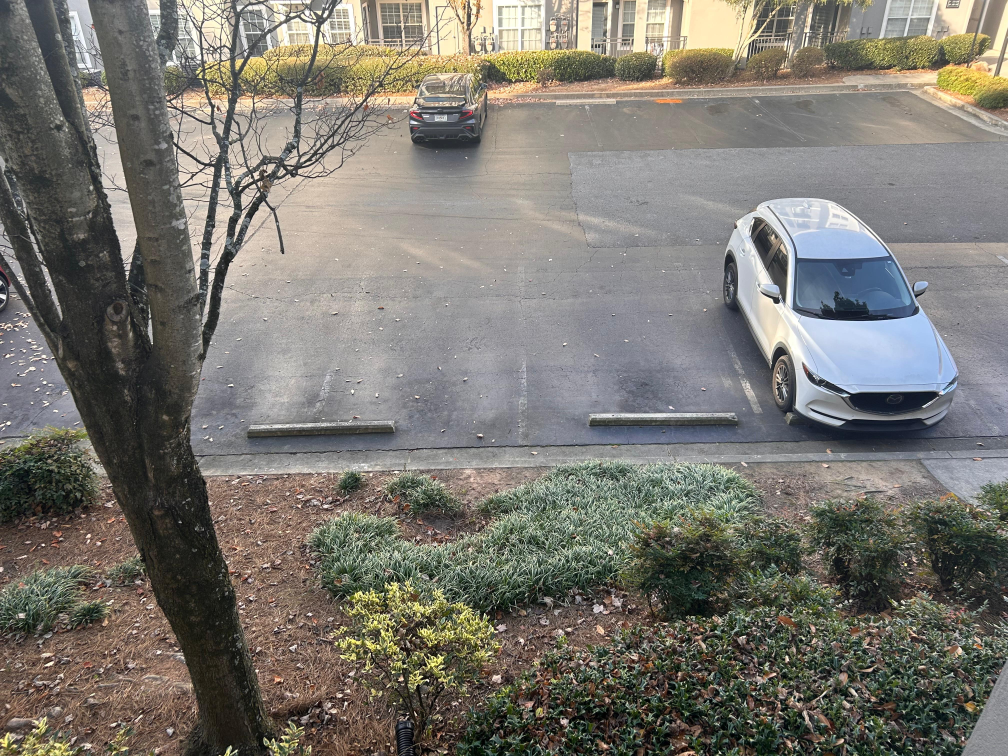
#> input picture Module4/task1/images/image1.jpeg, 4032 x 3024 px (shown at 1/4 size)
$ python -i panorama.py   (imports and definitions only)
#> lines starting #> are read from the running program, lines starting #| are printed output that depends on the picture
import cv2
import numpy as np

# [1 line not run here, left out]


# [71 lines left out: function stitch_images, not called in this run]


def stitch_collection(images_list):
    """
    High-level function for Streamlit.
    Takes a list of BGR images in order [bottom, ..., top]
    and stitches them one-by-one using stitch_images().

    Returns:
        stitched_image (BGR) or None
        message (str)
    """
    if not images_list or len(images_list) < 2:
        return None, "Need at least 2 images to stitch."

    # Start with the bottom-most image
    current_panorama = images_list[0].copy()
    print("[Panorama] Starting stitching with first image as base.")

    for idx, img_top in enumerate(images_list[1:], start=1):
        print(f"[Panorama] Stitching image {idx + 1}/{len(images_list)}...")
        if img_top is None:
            return None, f"Image at index {idx} is None."

        result = stitch_images(current_panorama, img_top)

        if result is None:
            return None, f"Stitching failed at image index {idx + 1}."

        current_panorama = result

    msg = f"Successfully stitched {len(images_list)} images."
    return current_panorama, msg

>>> import cv2
>>> picture = cv2.imread('images/image1.jpeg', cv2.IMREAD_GRAYSCALE)
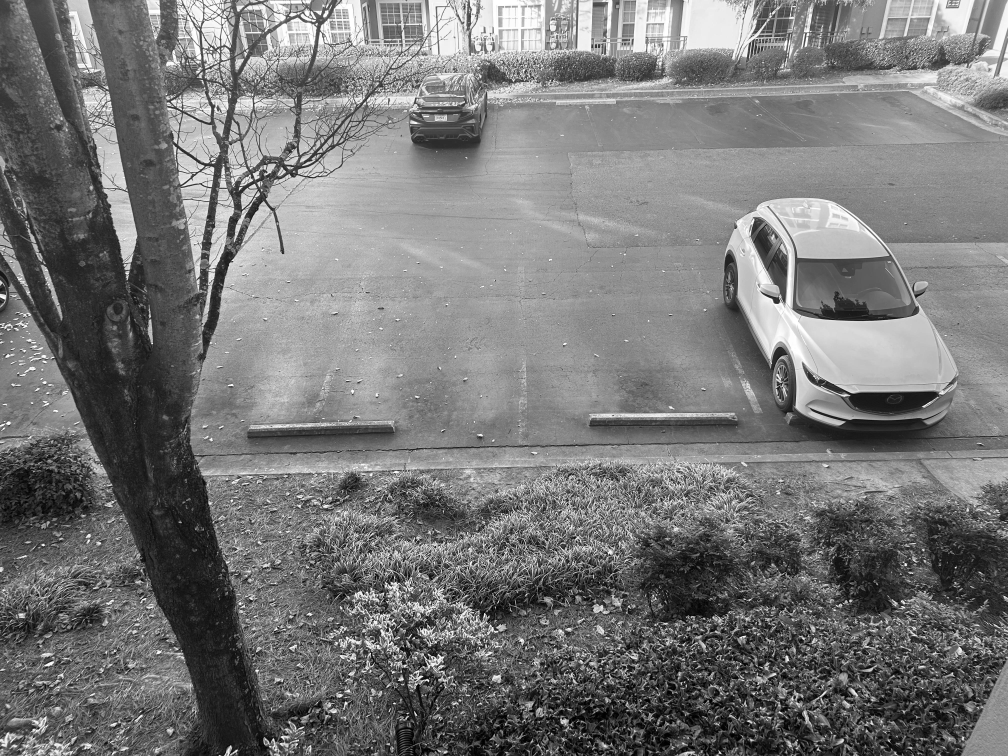
#> picture: shape (3024, 4032) (shown at 1/4 size); min 0, max 255, mean 119.4
#> (the run stopped early here; a loop or call above may not have finished)

$ run again, on Module4/task1/images/image2.jpeg
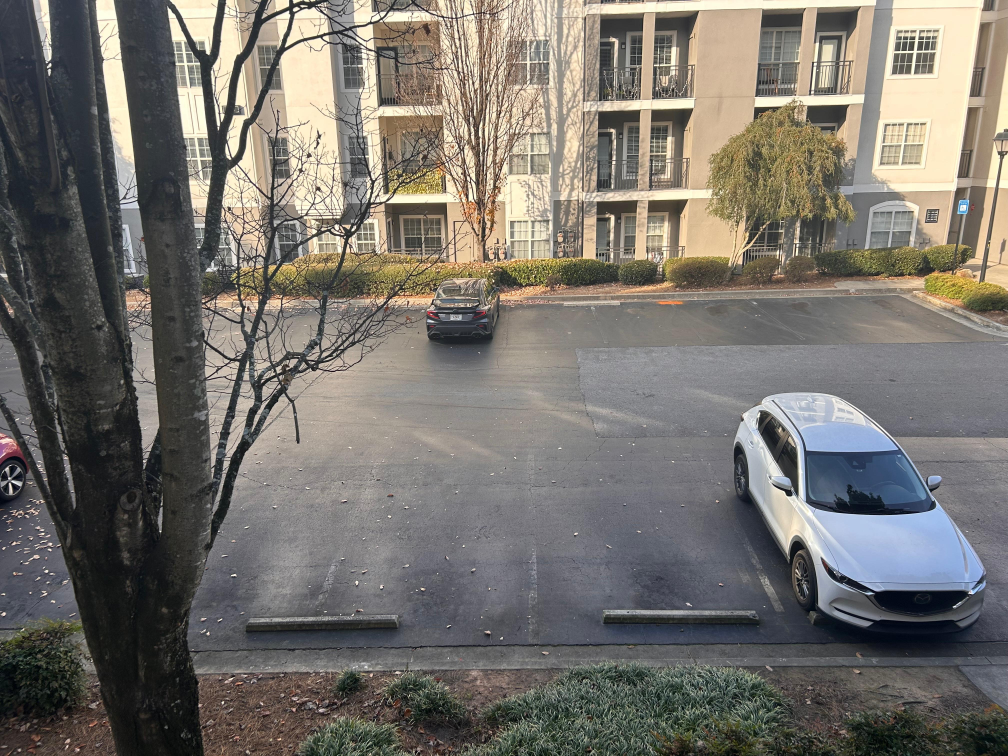
#> input picture Module4/task1/images/image2.jpeg, 4032 x 3024 px (shown at 1/4 size)
#> `picture = cv2.imread('images/image1.jpeg', cv2.IMREAD_GRAYSCALE)`:
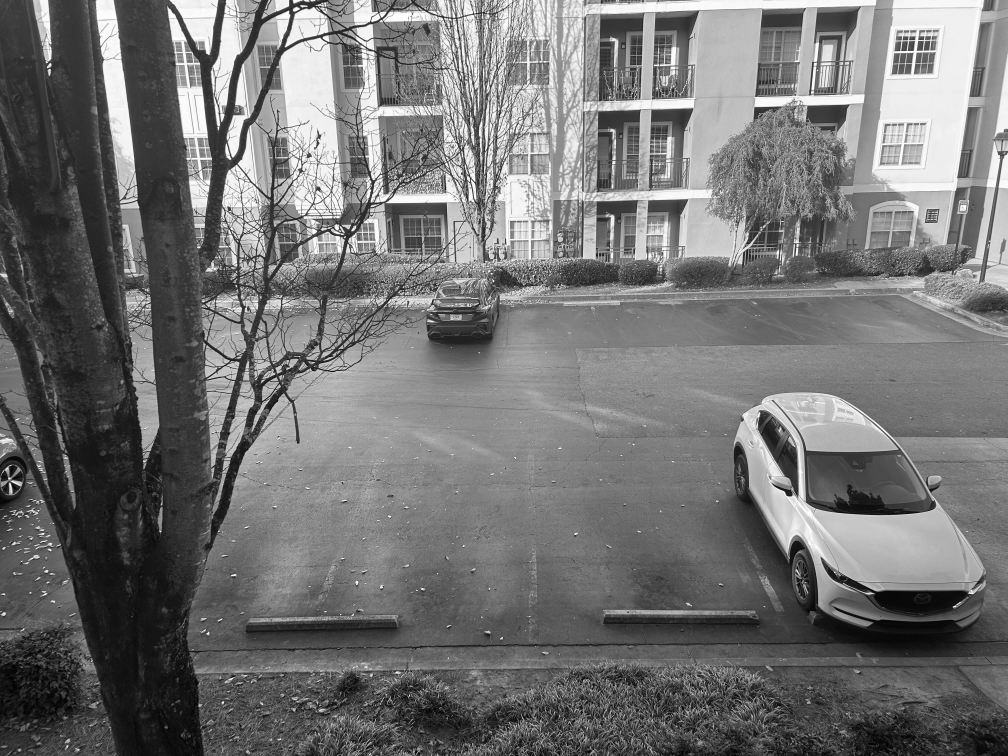
#> picture: shape (3024, 4032) (shown at 1/4 size); min 0, max 255, mean 115

$ run again, on Module4/task1/images/image3.jpeg
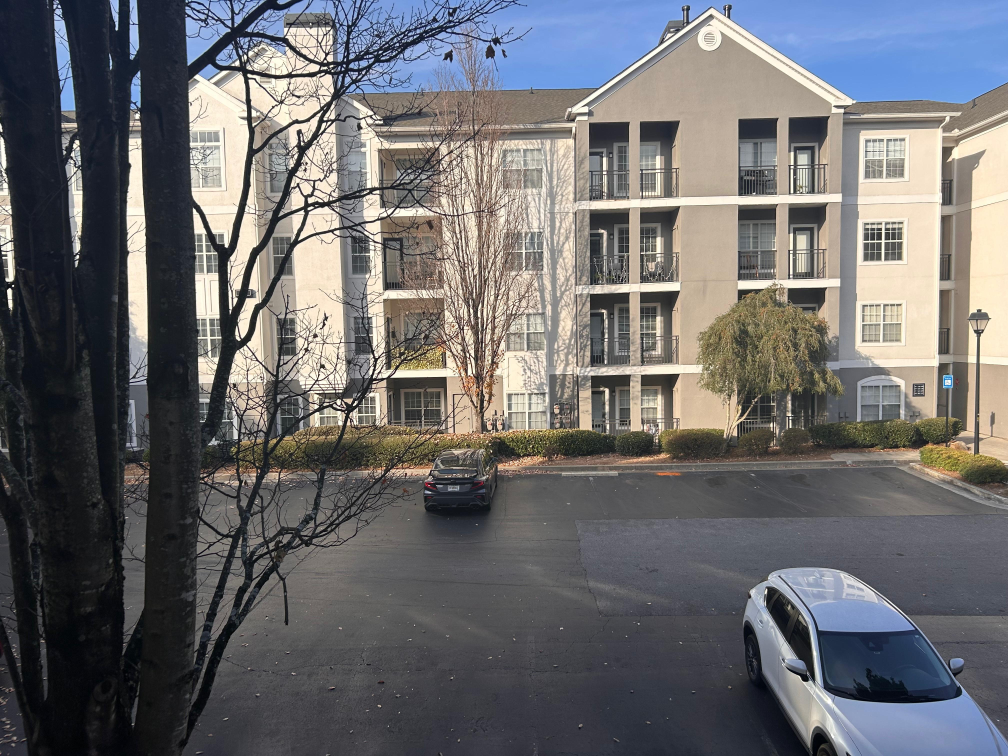
#> input picture Module4/task1/images/image3.jpeg, 4032 x 3024 px (shown at 1/4 size)
#> `picture = cv2.imread('images/image1.jpeg', cv2.IMREAD_GRAYSCALE)`:
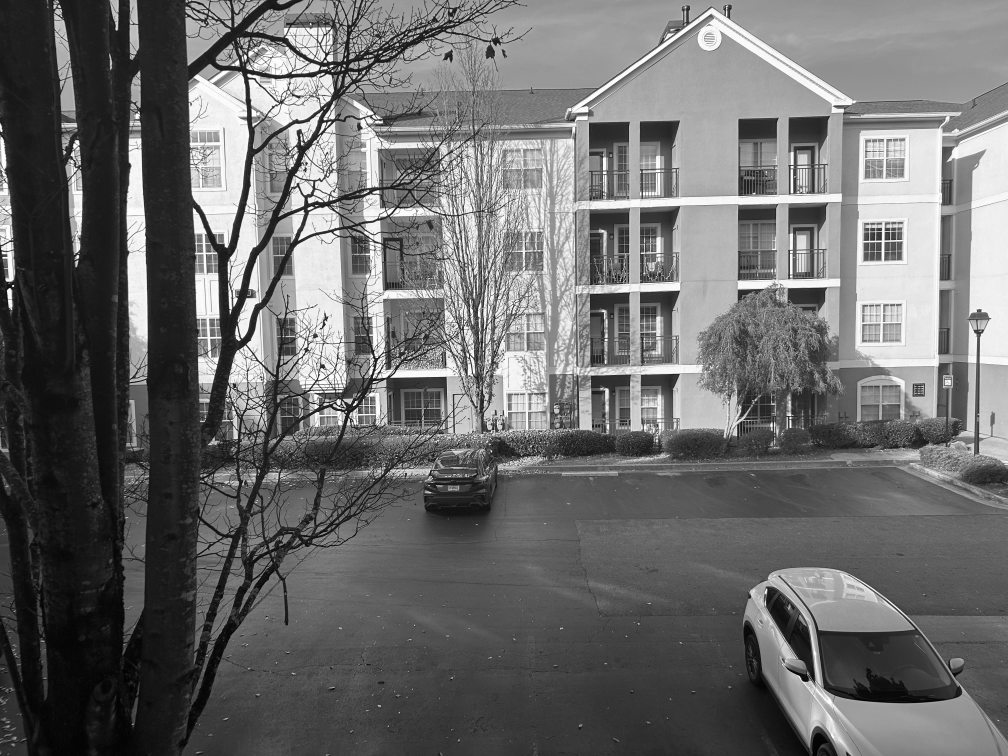
#> picture: shape (3024, 4032) (shown at 1/4 size); min 0, max 255, mean 107.6

$ run again, on Module4/task1/images/image4.jpeg
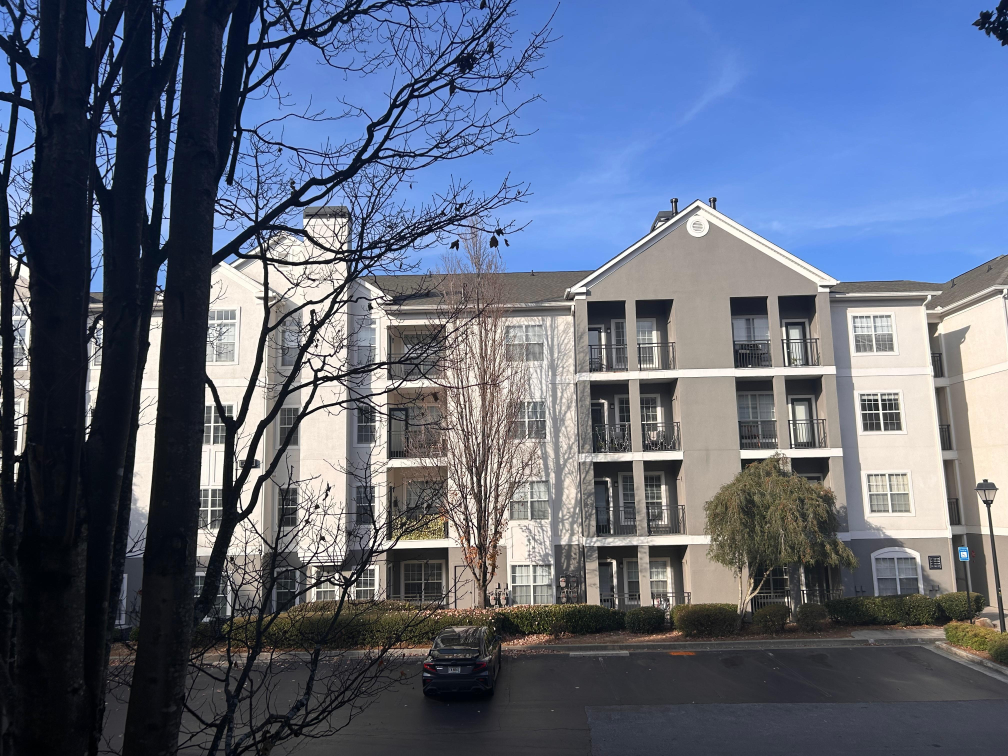
#> input picture Module4/task1/images/image4.jpeg, 4032 x 3024 px (shown at 1/4 size)
#> `picture = cv2.imread('images/image1.jpeg', cv2.IMREAD_GRAYSCALE)`:
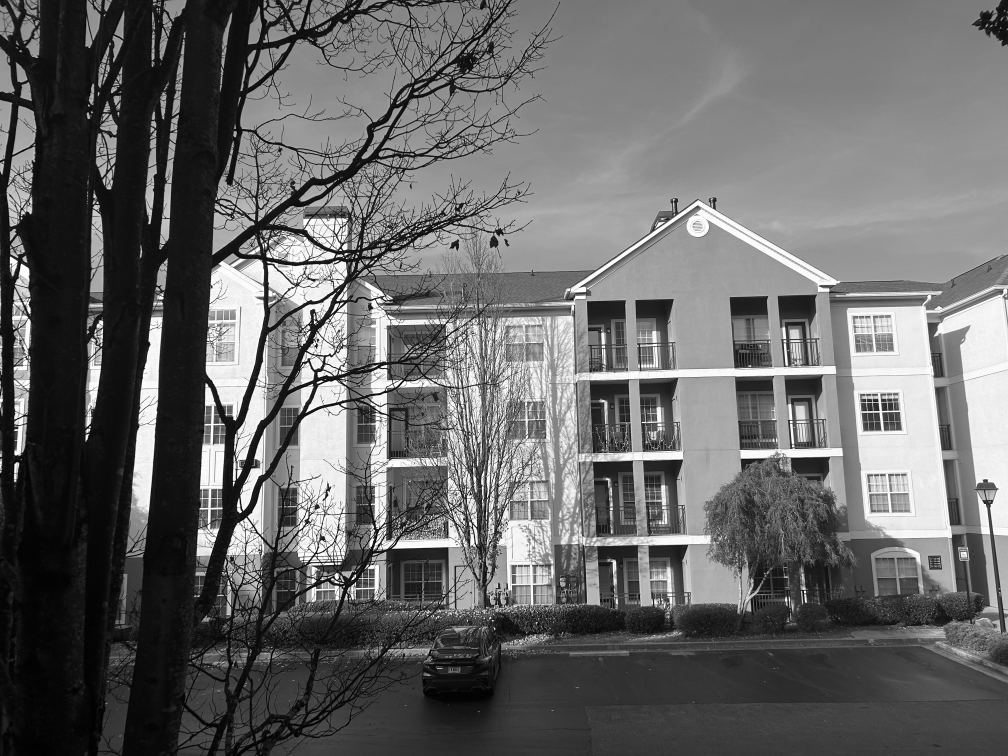
#> picture: shape (3024, 4032) (shown at 1/4 size); min 0, max 255, mean 103.3
